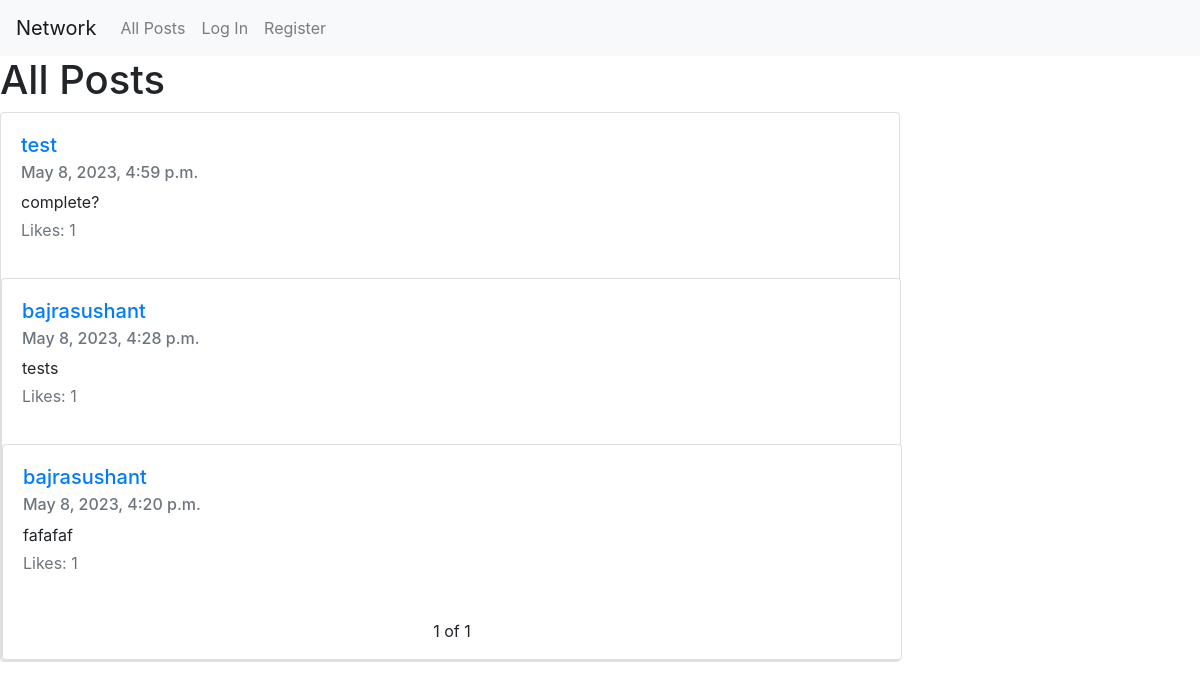
The page / on the database its author committed.
### network/models.py (models this page shows, shortened)
class Post(models.Model):
    description = models.TextField()
    poster = models.ForeignKey(User, on_delete=models.CASCADE)
    posted = models.DateTimeField(auto_now_add=True)
    likes = models.ManyToManyField(User, related_name="liked_posts")
    liked = models.BooleanField(default=False)

class User(AbstractUser):
    following = models.ManyToManyField(
        "self", symmetrical=False, related_name="userFollowing"
    )
    followers = models.ManyToManyField(
        "self", symmetrical=False, related_name="userFollows"
    )

### network/views.py (the view)
# urls.py: path("", views.index, name="index"),
def index(request):
    all_posts = Post.objects.all().order_by("-posted")
    paginator = Paginator(all_posts, 10)
    page_number = request.GET.get('page')
    page_obj = paginator.get_page(page_number)
    return render(
        request, "network/index.html", {"posts": page_obj, "title": "All Posts"}
    )

### network/templates/network/index.html (shortened to what this page needs)
{% extends "network/layout.html" %} {% block body %}
<h1>{{title}}</h1>
{% for post in posts %}
<div class="card" style="width: 75vw" data-cardid="{{post.id}}">
    <div class="card-body" id="card-body-{{post.id}}">
    <h5 class="card-title">
      <a href="{% url 'profile' name=post.poster %}">{{post.poster}}</a>
    </h5>
    <h6 class="card-subtitle mb-2 text-body-secondary text-secondary">
      {{post.posted}}
    </h6>
    <p class="card-text mb-1" id="post-descr/iption-{{ post.id }}">{{ post.description }}</p>
    <p class="text-muted" id="like-{{ post.id }}">Likes: {{ post.likes.count }}</p>
</div>
{% endfor %}
<nav aria-label="Page navigation">
  <ul class="pagination justify-content-center align-items-center mt-2">
    <span class="current mx-3">
            {{ posts.number }} of {{ posts.paginator.num_pages }}
        </span>
  </ul>
</nav>
{% endblock %}

### rows shown on the page
Post: poster "test", posted "May 8, 2023, 4:59 p.m.", description "complete?", likes.count "1"
Post: poster "bajrasushant", posted "May 8, 2023, 4:28 p.m.", description "tests", likes.count "1"
Post: poster "bajrasushant", posted "May 8, 2023, 4:20 p.m.", description "fafafaf", likes.count "1"

### other values the page prints
{{ title }} "All Posts"
{{ posts.number }} "1"
{{ posts.paginator.num_pages }} "1"
